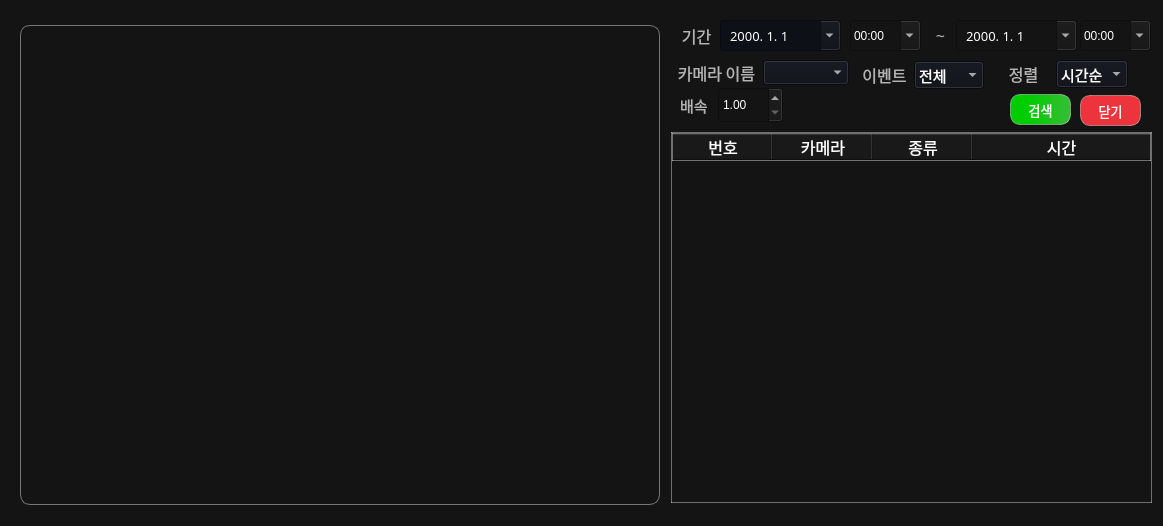
<?xml version="1.0" encoding="UTF-8"?>
<ui version="4.0">
 <class>Search_window</class>
 <widget class="QWidget" name="Search_window">
  <property name="geometry">
   <rect>
    <x>0</x>
    <y>0</y>
    <width>1163</width>
    <height>526</height>
   </rect>
  </property>
  <property name="windowTitle">
   <string notr="true">Search</string>
  </property>
  <property name="styleSheet">
   <string notr="true">background-color: rgb(20, 20, 20);
</string>
  </property>
  <widget class="QLabel" name="search_viewer">
   <property name="geometry">
    <rect>
     <x>20</x>
     <y>25</y>
     <width>640</width>
     <height>480</height>
    </rect>
   </property>
   <property name="font">
    <font>
     <family>Sans</family>
    </font>
   </property>
   <property name="styleSheet">
    <string notr="true">border: 1px solid rgb(119, 118, 123);
border-radius: 10px ;</string>
   </property>
   <property name="text">
    <string/>
   </property>
   <property name="pixmap">
    <pixmap resource="ms_ai_img.qrc">:/newPrefix/images/logo.png</pixmap>
   </property>
   <property name="alignment">
    <set>Qt::AlignmentFlag::AlignCenter</set>
   </property>
  </widget>
  <widget class="QLabel" name="time_label">
   <property name="geometry">
    <rect>
     <x>666</x>
     <y>15</y>
     <width>61</width>
     <height>41</height>
    </rect>
   </property>
   <property name="font">
    <font>
     <family>Sans</family>
     <pointsize>12</pointsize>
    </font>
   </property>
   <property name="styleSheet">
    <string notr="true">color: rgb(179,179,179);
background-color: rgba(191, 64, 64, 0);</string>
   </property>
   <property name="text">
    <string>기간</string>
   </property>
   <property name="alignment">
    <set>Qt::AlignmentFlag::AlignCenter</set>
   </property>
  </widget>
  <widget class="QTableWidget" name="event_table">
   <property name="geometry">
    <rect>
     <x>671</x>
     <y>132</y>
     <width>481</width>
     <height>371</height>
    </rect>
   </property>
   <property name="font">
    <font>
     <family>Sans</family>
     <pointsize>11</pointsize>
     <bold>false</bold>
    </font>
   </property>
   <property name="focusPolicy">
    <enum>Qt::FocusPolicy::NoFocus</enum>
   </property>
   <property name="styleSheet">
    <string notr="true">color: rgb(255, 255, 255);
border: 1px solid rgba(255, 255, 255, 100);
</string>
   </property>
   <property name="selectionMode">
    <enum>QAbstractItemView::SelectionMode::SingleSelection</enum>
   </property>
   <property name="selectionBehavior">
    <enum>QAbstractItemView::SelectionBehavior::SelectRows</enum>
   </property>
   <property name="showGrid">
    <bool>false</bool>
   </property>
   <property name="gridStyle">
    <enum>Qt::PenStyle::DashDotLine</enum>
   </property>
   <property name="sortingEnabled">
    <bool>false</bool>
   </property>
   <property name="wordWrap">
    <bool>false</bool>
   </property>
   <attribute name="horizontalHeaderHighlightSections">
    <bool>false</bool>
   </attribute>
   <attribute name="horizontalHeaderStretchLastSection">
    <bool>true</bool>
   </attribute>
   <attribute name="verticalHeaderVisible">
    <bool>false</bool>
   </attribute>
   <attribute name="verticalHeaderHighlightSections">
    <bool>false</bool>
   </attribute>
   <attribute name="verticalHeaderStretchLastSection">
    <bool>false</bool>
   </attribute>
   <column>
    <property name="text">
     <string>번호</string>
    </property>
    <property name="font">
     <font>
      <pointsize>12</pointsize>
     </font>
    </property>
   </column>
   <column>
    <property name="text">
     <string>카메라</string>
    </property>
    <property name="font">
     <font>
      <pointsize>12</pointsize>
     </font>
    </property>
   </column>
   <column>
    <property name="text">
     <string>종류</string>
    </property>
    <property name="font">
     <font>
      <pointsize>12</pointsize>
     </font>
    </property>
   </column>
   <column>
    <property name="text">
     <string>시간</string>
    </property>
    <property name="font">
     <font>
      <pointsize>12</pointsize>
     </font>
    </property>
   </column>
  </widget>
  <widget class="QLabel" name="time_tilde">
   <property name="geometry">
    <rect>
     <x>920</x>
     <y>25</y>
     <width>41</width>
     <height>21</height>
    </rect>
   </property>
   <property name="sizePolicy">
    <sizepolicy hsizetype="Fixed" vsizetype="Fixed">
     <horstretch>0</horstretch>
     <verstretch>0</verstretch>
    </sizepolicy>
   </property>
   <property name="font">
    <font>
     <family>Sans</family>
     <pointsize>12</pointsize>
    </font>
   </property>
   <property name="styleSheet">
    <string notr="true">color: rgb(179,179,179);
background-color: rgba(191, 64, 64, 0);</string>
   </property>
   <property name="text">
    <string>~</string>
   </property>
   <property name="alignment">
    <set>Qt::AlignmentFlag::AlignCenter</set>
   </property>
  </widget>
  <widget class="QDateEdit" name="time_day_start_input">
   <property name="geometry">
    <rect>
     <x>720</x>
     <y>20</y>
     <width>121</width>
     <height>31</height>
    </rect>
   </property>
   <property name="font">
    <font>
     <family>Sans</family>
     <pointsize>10</pointsize>
    </font>
   </property>
   <property name="styleSheet">
    <string notr="true">


            QDateEdit {
                padding: 5px;
					color: rgb(255, 255, 255);
					background-color: rgb(13, 16, 23);
					selection-background-color: rgb(53, 132, 228);

            }
			QCalendarWidget {
                background-color: rgb(87, 227, 137);
                alternate-background-color: rgb(87, 227, 137);
            }
            QCalendarWidget QWidget { /* All child widgets of QCalendarWidget */
                color: black;
					background-color: #f0f0f0;  
					alternate-background-color: rgb(28, 113, 216);
            }
            QCalendarWidget QAbstractItemView {
                selection-background-color: rgb(87, 227, 137);;
                selection-color: white;
            }

</string>
   </property>
   <property name="displayFormat">
    <string>yyyy. M. d</string>
   </property>
   <property name="calendarPopup">
    <bool>true</bool>
   </property>
  </widget>
  <widget class="QPushButton" name="search_close_bnt">
   <property name="geometry">
    <rect>
     <x>1080</x>
     <y>95</y>
     <width>61</width>
     <height>31</height>
    </rect>
   </property>
   <property name="font">
    <font>
     <family>Sans</family>
     <pointsize>10</pointsize>
    </font>
   </property>
   <property name="cursor">
    <cursorShape>PointingHandCursor</cursorShape>
   </property>
   <property name="styleSheet">
    <string notr="true">background-color: rgb(237, 51, 59);
color: rgb(255, 255, 255);
border-radius: 10px;
border: 1px solid rgba(255, 255, 255, 100);
</string>
   </property>
   <property name="text">
    <string>닫기</string>
   </property>
  </widget>
  <widget class="QPushButton" name="time_search_bnt">
   <property name="geometry">
    <rect>
     <x>1010</x>
     <y>94</y>
     <width>61</width>
     <height>31</height>
    </rect>
   </property>
   <property name="font">
    <font>
     <family>Sans</family>
     <pointsize>10</pointsize>
    </font>
   </property>
   <property name="cursor">
    <cursorShape>PointingHandCursor</cursorShape>
   </property>
   <property name="styleSheet">
    <string notr="true">background-color: qlineargradient(spread:pad, x1:0.244, y1:0.477, x2:1, y2:0.489, stop:0.0845771 rgba(0, 205, 0, 255), stop:1 rgba(56, 188, 56, 255));
color: rgb(255, 255, 255);
border-radius: 10px;
border: 1px solid rgba(255, 255, 255, 100);</string>
   </property>
   <property name="text">
    <string>검색</string>
   </property>
  </widget>
  <widget class="QDateEdit" name="time_day_end_input">
   <property name="geometry">
    <rect>
     <x>956</x>
     <y>20</y>
     <width>121</width>
     <height>31</height>
    </rect>
   </property>
   <property name="font">
    <font>
     <family>Sans</family>
     <pointsize>10</pointsize>
    </font>
   </property>
   <property name="styleSheet">
    <string notr="true">            QDateEdit {
                padding: 5px;
                color: white;
            }
			QCalendarWidget {
                background-color: rgb(87, 227, 137);
                alternate-background-color: rgb(87, 227, 137);
            }
            QCalendarWidget QWidget { /* All child widgets of QCalendarWidget */
                color: black;
					background-color: #f0f0f0;  
					alternate-background-color: rgb(28, 113, 216);
            }
            QCalendarWidget QAbstractItemView {
                selection-background-color: rgb(87, 227, 137);;
                selection-color: white;
            }

</string>
   </property>
   <property name="displayFormat">
    <string>yyyy. M. d</string>
   </property>
   <property name="calendarPopup">
    <bool>true</bool>
   </property>
  </widget>
  <widget class="QWidget" name="layoutWidget">
   <property name="geometry">
    <rect>
     <x>997</x>
     <y>60</y>
     <width>131</width>
     <height>28</height>
    </rect>
   </property>
   <property name="font">
    <font>
     <family>Sans</family>
    </font>
   </property>
   <layout class="QHBoxLayout" name="horizontalLayout_2">
    <item>
     <widget class="QLabel" name="sort_label">
      <property name="font">
       <font>
        <family>Sans</family>
        <pointsize>12</pointsize>
       </font>
      </property>
      <property name="styleSheet">
       <string notr="true">color: rgb(179,179,179);
background-color: rgba(191, 64, 64, 0);</string>
      </property>
      <property name="text">
       <string>정렬</string>
      </property>
      <property name="alignment">
       <set>Qt::AlignmentFlag::AlignCenter</set>
      </property>
     </widget>
    </item>
    <item>
     <widget class="QComboBox" name="sort_box">
      <property name="font">
       <font>
        <family>Sans</family>
        <pointsize>11</pointsize>
        <bold>false</bold>
       </font>
      </property>
      <property name="styleSheet">
       <string notr="true">color: rgb(255, 255, 255);
background-color: rgb(13, 16, 23);
selection-background-color: rgb(53, 132, 228);
</string>
      </property>
      <property name="minimumContentsLength">
       <number>0</number>
      </property>
      <item>
       <property name="text">
        <string>시간순</string>
       </property>
      </item>
      <item>
       <property name="text">
        <string>최신순</string>
       </property>
      </item>
     </widget>
    </item>
   </layout>
  </widget>
  <widget class="QWidget" name="layoutWidget">
   <property name="geometry">
    <rect>
     <x>861</x>
     <y>61</y>
     <width>123</width>
     <height>28</height>
    </rect>
   </property>
   <property name="font">
    <font>
     <family>Sans</family>
    </font>
   </property>
   <layout class="QHBoxLayout" name="horizontalLayout">
    <item>
     <widget class="QLabel" name="event_label">
      <property name="font">
       <font>
        <family>Sans</family>
        <pointsize>12</pointsize>
       </font>
      </property>
      <property name="styleSheet">
       <string notr="true">color: rgb(179,179,179);
background-color: rgba(191, 64, 64, 0);</string>
      </property>
      <property name="text">
       <string>이벤트</string>
      </property>
      <property name="alignment">
       <set>Qt::AlignmentFlag::AlignCenter</set>
      </property>
     </widget>
    </item>
    <item>
     <widget class="QComboBox" name="event_box">
      <property name="font">
       <font>
        <family>Sans</family>
        <pointsize>11</pointsize>
        <bold>false</bold>
       </font>
      </property>
      <property name="styleSheet">
       <string notr="true">color: rgb(255, 255, 255);
background-color: rgb(13, 16, 23);
selection-background-color: rgb(53, 132, 228);
</string>
      </property>
      <property name="minimumContentsLength">
       <number>0</number>
      </property>
      <item>
       <property name="text">
        <string>전체</string>
       </property>
      </item>
      <item>
       <property name="text">
        <string>침입</string>
       </property>
      </item>
      <item>
       <property name="text">
        <string>배회</string>
       </property>
      </item>
      <item>
       <property name="text">
        <string>쓰러짐</string>
       </property>
      </item>
      <item>
       <property name="text">
        <string>방화</string>
       </property>
      </item>
     </widget>
    </item>
   </layout>
  </widget>
  <widget class="QComboBox" name="time_hour_start_box">
   <property name="geometry">
    <rect>
     <x>850</x>
     <y>20</y>
     <width>71</width>
     <height>31</height>
    </rect>
   </property>
   <property name="font">
    <font>
     <family>Sans</family>
     <pointsize>10</pointsize>
     <bold>false</bold>
    </font>
   </property>
   <property name="styleSheet">
    <string notr="true">color: rgb(255, 255, 255);
selection-background-color: rgb(53, 132, 228);
</string>
   </property>
   <property name="editable">
    <bool>true</bool>
   </property>
   <property name="minimumContentsLength">
    <number>0</number>
   </property>
   <item>
    <property name="text">
     <string>00:00</string>
    </property>
   </item>
   <item>
    <property name="text">
     <string>01:00</string>
    </property>
   </item>
   <item>
    <property name="text">
     <string>02:00</string>
    </property>
   </item>
   <item>
    <property name="text">
     <string>03:00</string>
    </property>
   </item>
   <item>
    <property name="text">
     <string>04:00</string>
    </property>
   </item>
   <item>
    <property name="text">
     <string>05:00</string>
    </property>
   </item>
   <item>
    <property name="text">
     <string>06:00</string>
    </property>
   </item>
   <item>
    <property name="text">
     <string>07:00</string>
    </property>
   </item>
   <item>
    <property name="text">
     <string>08:00</string>
    </property>
   </item>
   <item>
    <property name="text">
     <string>09:00</string>
    </property>
   </item>
   <item>
    <property name="text">
     <string>10:00</string>
    </property>
   </item>
   <item>
    <property name="text">
     <string>11:00</string>
    </property>
   </item>
   <item>
    <property name="text">
     <string>12:00</string>
    </property>
   </item>
   <item>
    <property name="text">
     <string>13:00</string>
    </property>
   </item>
   <item>
    <property name="text">
     <string>14:00</string>
    </property>
   </item>
   <item>
    <property name="text">
     <string>15:00</string>
    </property>
   </item>
   <item>
    <property name="text">
     <string>16:00</string>
    </property>
   </item>
   <item>
    <property name="text">
     <string>17:00</string>
    </property>
   </item>
   <item>
    <property name="text">
     <string>18:00</string>
    </property>
   </item>
   <item>
    <property name="text">
     <string>19:00</string>
    </property>
   </item>
   <item>
    <property name="text">
     <string>20:00</string>
    </property>
   </item>
   <item>
    <property name="text">
     <string>21:00</string>
    </property>
   </item>
   <item>
    <property name="text">
     <string>22:00</string>
    </property>
   </item>
   <item>
    <property name="text">
     <string>23:00</string>
    </property>
   </item>
  </widget>
  <widget class="QComboBox" name="time_hour_end_box">
   <property name="geometry">
    <rect>
     <x>1080</x>
     <y>20</y>
     <width>71</width>
     <height>31</height>
    </rect>
   </property>
   <property name="font">
    <font>
     <family>Sans</family>
     <pointsize>10</pointsize>
     <bold>false</bold>
    </font>
   </property>
   <property name="styleSheet">
    <string notr="true">color: rgb(255, 255, 255);
selection-background-color: rgb(53, 132, 228);
</string>
   </property>
   <property name="editable">
    <bool>true</bool>
   </property>
   <property name="minimumContentsLength">
    <number>0</number>
   </property>
   <item>
    <property name="text">
     <string>00:00</string>
    </property>
   </item>
   <item>
    <property name="text">
     <string>01:00</string>
    </property>
   </item>
   <item>
    <property name="text">
     <string>02:00</string>
    </property>
   </item>
   <item>
    <property name="text">
     <string>03:00</string>
    </property>
   </item>
   <item>
    <property name="text">
     <string>04:00</string>
    </property>
   </item>
   <item>
    <property name="text">
     <string>05:00</string>
    </property>
   </item>
   <item>
    <property name="text">
     <string>06:00</string>
    </property>
   </item>
   <item>
    <property name="text">
     <string>07:00</string>
    </property>
   </item>
   <item>
    <property name="text">
     <string>08:00</string>
    </property>
   </item>
   <item>
    <property name="text">
     <string>09:00</string>
    </property>
   </item>
   <item>
    <property name="text">
     <string>10:00</string>
    </property>
   </item>
   <item>
    <property name="text">
     <string>11:00</string>
    </property>
   </item>
   <item>
    <property name="text">
     <string>12:00</string>
    </property>
   </item>
   <item>
    <property name="text">
     <string>13:00</string>
    </property>
   </item>
   <item>
    <property name="text">
     <string>14:00</string>
    </property>
   </item>
   <item>
    <property name="text">
     <string>15:00</string>
    </property>
   </item>
   <item>
    <property name="text">
     <string>16:00</string>
    </property>
   </item>
   <item>
    <property name="text">
     <string>17:00</string>
    </property>
   </item>
   <item>
    <property name="text">
     <string>18:00</string>
    </property>
   </item>
   <item>
    <property name="text">
     <string>19:00</string>
    </property>
   </item>
   <item>
    <property name="text">
     <string>20:00</string>
    </property>
   </item>
   <item>
    <property name="text">
     <string>21:00</string>
    </property>
   </item>
   <item>
    <property name="text">
     <string>22:00</string>
    </property>
   </item>
   <item>
    <property name="text">
     <string>23:00</string>
    </property>
   </item>
  </widget>
  <widget class="QLabel" name="camera_num_label">
   <property name="geometry">
    <rect>
     <x>676</x>
     <y>60</y>
     <width>81</width>
     <height>25</height>
    </rect>
   </property>
   <property name="font">
    <font>
     <family>Sans</family>
     <pointsize>12</pointsize>
    </font>
   </property>
   <property name="styleSheet">
    <string notr="true">color: rgb(179,179,179);
background-color: rgba(191, 64, 64, 0);</string>
   </property>
   <property name="text">
    <string>카메라 이름</string>
   </property>
   <property name="alignment">
    <set>Qt::AlignmentFlag::AlignCenter</set>
   </property>
  </widget>
  <widget class="QComboBox" name="camera_name_box">
   <property name="geometry">
    <rect>
     <x>763</x>
     <y>60</y>
     <width>86</width>
     <height>25</height>
    </rect>
   </property>
   <property name="font">
    <font>
     <family>Sans</family>
     <pointsize>11</pointsize>
     <bold>false</bold>
    </font>
   </property>
   <property name="styleSheet">
    <string notr="true">color: rgb(255, 255, 255);
background-color: rgb(13, 16, 23);
selection-background-color: rgb(53, 132, 228);
</string>
   </property>
   <property name="minimumContentsLength">
    <number>0</number>
   </property>
  </widget>
  <widget class="QLabel" name="time_video_time_speed_label">
   <property name="geometry">
    <rect>
     <x>680</x>
     <y>90</y>
     <width>31</width>
     <height>31</height>
    </rect>
   </property>
   <property name="font">
    <font>
     <family>Sans</family>
     <pointsize>11</pointsize>
    </font>
   </property>
   <property name="styleSheet">
    <string notr="true">color: rgb(179,179,179);
background-color: rgba(255, 255, 255, 0);</string>
   </property>
   <property name="text">
    <string>배속</string>
   </property>
   <property name="alignment">
    <set>Qt::AlignmentFlag::AlignLeading|Qt::AlignmentFlag::AlignLeft|Qt::AlignmentFlag::AlignVCenter</set>
   </property>
  </widget>
  <widget class="QDoubleSpinBox" name="time_video_time_speed_input">
   <property name="geometry">
    <rect>
     <x>718</x>
     <y>87</y>
     <width>65</width>
     <height>36</height>
    </rect>
   </property>
   <property name="styleSheet">
    <string notr="true">color: rgb(255, 255, 255);</string>
   </property>
   <property name="minimum">
    <double>1.000000000000000</double>
   </property>
   <property name="maximum">
    <double>10.000000000000000</double>
   </property>
   <property name="singleStep">
    <double>0.200000000000000</double>
   </property>
  </widget>
 </widget>
 <resources>
  <include location="ms_ai_img.qrc"/>
 </resources>
 <connections/>
</ui>
